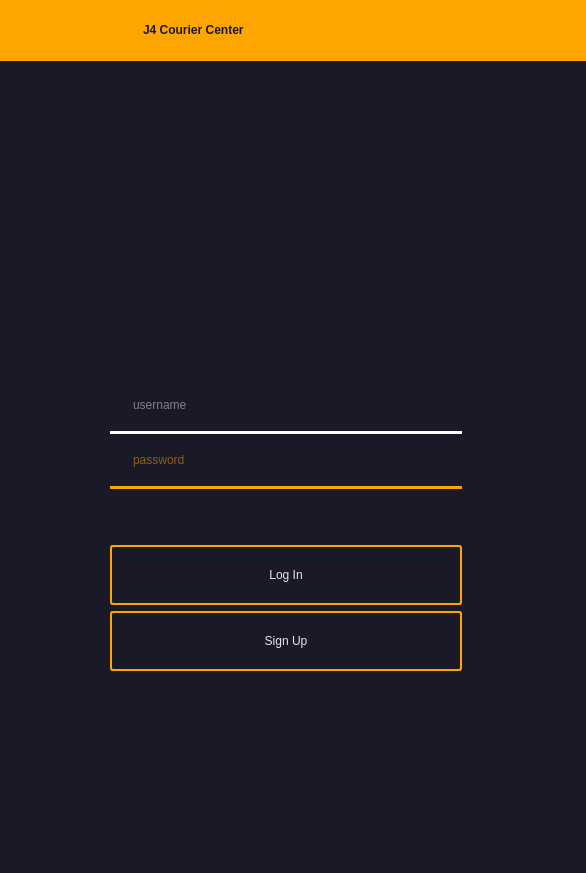
<?xml version="1.0" encoding="UTF-8"?>
<ui version="4.0">
 <class>Form</class>
 <widget class="QWidget" name="Form">
  <property name="geometry">
   <rect>
    <x>0</x>
    <y>0</y>
    <width>586</width>
    <height>873</height>
   </rect>
  </property>
  <property name="windowTitle">
   <string>Form</string>
  </property>
  <layout class="QVBoxLayout" name="verticalLayout" stretch="0">
   <property name="leftMargin">
    <number>0</number>
   </property>
   <property name="topMargin">
    <number>0</number>
   </property>
   <property name="rightMargin">
    <number>0</number>
   </property>
   <property name="bottomMargin">
    <number>0</number>
   </property>
   <item>
    <layout class="QHBoxLayout" name="horizontalLayout_3" stretch="0">
     <property name="spacing">
      <number>0</number>
     </property>
     <item>
      <widget class="QWidget" name="widget" native="true">
       <property name="maximumSize">
        <size>
         <width>16777215</width>
         <height>16777215</height>
        </size>
       </property>
       <property name="styleSheet">
        <string notr="true">.QWidget{background-color: rgb(25,25, 40);}

#logInBtn:hover {
background-color:rgb(105, 95, 20);
}

#signUpBtn:hover{
background-color:rgb(105, 95, 20);
}
</string>
       </property>
       <widget class="QLabel" name="label">
        <property name="geometry">
         <rect>
          <x>0</x>
          <y>0</y>
          <width>591</width>
          <height>61</height>
         </rect>
        </property>
        <property name="styleSheet">
         <string notr="true">background-color: orange;
padding-left: 140px;
font: 22pt &quot;Courier New&quot;;
font-weight:bold;</string>
        </property>
        <property name="text">
         <string>&lt;html&gt;&lt;head/&gt;&lt;body&gt;&lt;p&gt;&lt;span style=&quot; color:#191928;&quot;&gt;J4 Courier Center&lt;/span&gt;&lt;/p&gt;&lt;/body&gt;&lt;/html&gt;</string>
        </property>
       </widget>
       <widget class="QWidget" name="layoutWidget">
        <property name="geometry">
         <rect>
          <x>60</x>
          <y>350</y>
          <width>461</width>
          <height>321</height>
         </rect>
        </property>
        <layout class="QFormLayout" name="formLayout_2">
         <property name="leftMargin">
          <number>50</number>
         </property>
         <property name="topMargin">
          <number>35</number>
         </property>
         <property name="rightMargin">
          <number>59</number>
         </property>
         <item row="0" column="1">
          <widget class="QLineEdit" name="logInUserName">
           <property name="minimumSize">
            <size>
             <width>0</width>
             <height>40</height>
            </size>
           </property>
           <property name="styleSheet">
            <string notr="true">QLineEdit {
      color: rgb(231, 231, 231);
      font: 15pt &quot;Verdana&quot;;
      border: None;
      border-bottom-color: white;
      border-radius: 10px;
      padding: 0 8px;
      background: rgb(25, 25, 40);
      selection-background-color: darkgray;
}</string>
           </property>
           <property name="placeholderText">
            <string>username</string>
           </property>
          </widget>
         </item>
         <item row="1" column="0" colspan="2">
          <widget class="Line" name="line">
           <property name="styleSheet">
            <string notr="true">border: 2px solid white;</string>
           </property>
           <property name="orientation">
            <enum>Qt::Horizontal</enum>
           </property>
          </widget>
         </item>
         <item row="2" column="0">
          <widget class="QLabel" name="label_8">
           <property name="text">
            <string/>
           </property>
           <property name="pixmap">
            <pixmap>icons/lock_32x32.png</pixmap>
           </property>
          </widget>
         </item>
         <item row="2" column="1">
          <widget class="QLineEdit" name="logInPass">
           <property name="minimumSize">
            <size>
             <width>0</width>
             <height>40</height>
            </size>
           </property>
           <property name="styleSheet">
            <string notr="true">QLineEdit {
      color: orange;
      font: 15pt &quot;Verdana&quot;;
      border: None;
      border-bottom-color: white;
      border-radius: 10px;
      padding: 0 8px;
      background: rgb(25, 25, 40);
      selection-background-color: darkgray;
}</string>
           </property>
           <property name="echoMode">
            <enum>QLineEdit::Password</enum>
           </property>
           <property name="placeholderText">
            <string>password</string>
           </property>
          </widget>
         </item>
         <item row="3" column="0" colspan="2">
          <widget class="Line" name="line_2">
           <property name="styleSheet">
            <string notr="true">border: 2px solid orange;</string>
           </property>
           <property name="orientation">
            <enum>Qt::Horizontal</enum>
           </property>
          </widget>
         </item>
         <item row="4" column="0" colspan="2">
          <spacer name="verticalSpacer">
           <property name="orientation">
            <enum>Qt::Vertical</enum>
           </property>
           <property name="sizeHint" stdset="0">
            <size>
             <width>125</width>
             <height>13</height>
            </size>
           </property>
          </spacer>
         </item>
         <item row="5" column="0" colspan="2">
          <widget class="QPushButton" name="logInBtn">
           <property name="sizePolicy">
            <sizepolicy hsizetype="Minimum" vsizetype="Fixed">
             <horstretch>0</horstretch>
             <verstretch>0</verstretch>
            </sizepolicy>
           </property>
           <property name="minimumSize">
            <size>
             <width>0</width>
             <height>60</height>
            </size>
           </property>
           <property name="cursor">
            <cursorShape>PointingHandCursor</cursorShape>
           </property>
           <property name="autoFillBackground">
            <bool>false</bool>
           </property>
           <property name="styleSheet">
            <string notr="true">color: rgb(231, 231, 231);
font: 17pt &quot;Verdana&quot;;
border: 2px solid orange;
padding: 5px;
border-radius: 3px;
opacity: 200;
</string>
           </property>
           <property name="text">
            <string>Log In</string>
           </property>
           <property name="autoDefault">
            <bool>false</bool>
           </property>
           <property name="default">
            <bool>false</bool>
           </property>
           <property name="flat">
            <bool>false</bool>
           </property>
          </widget>
         </item>
         <item row="6" column="0" colspan="2">
          <widget class="QPushButton" name="signUpBtn">
           <property name="minimumSize">
            <size>
             <width>0</width>
             <height>60</height>
            </size>
           </property>
           <property name="cursor">
            <cursorShape>PointingHandCursor</cursorShape>
           </property>
           <property name="styleSheet">
            <string notr="true">color: rgb(231, 231, 231);
font: 17pt &quot;Verdana&quot;;
border: 2px solid orange;
padding: 5px;
border-radius: 3px;
opacity: 200;
</string>
           </property>
           <property name="text">
            <string>Sign Up</string>
           </property>
           <property name="default">
            <bool>false</bool>
           </property>
           <property name="flat">
            <bool>false</bool>
           </property>
          </widget>
         </item>
         <item row="0" column="0">
          <widget class="QLabel" name="label_7">
           <property name="text">
            <string/>
           </property>
           <property name="pixmap">
            <pixmap>icons/user_32x32.png</pixmap>
           </property>
          </widget>
         </item>
        </layout>
       </widget>
       <widget class="QLabel" name="label_2">
        <property name="geometry">
         <rect>
          <x>180</x>
          <y>160</y>
          <width>211</width>
          <height>181</height>
         </rect>
        </property>
        <property name="text">
         <string/>
        </property>
        <property name="pixmap">
         <pixmap>icons/service.png</pixmap>
        </property>
        <property name="scaledContents">
         <bool>true</bool>
        </property>
       </widget>
      </widget>
     </item>
    </layout>
   </item>
  </layout>
 </widget>
 <resources>
  <include location="src.qrc"/>
 </resources>
 <connections/>
</ui>
